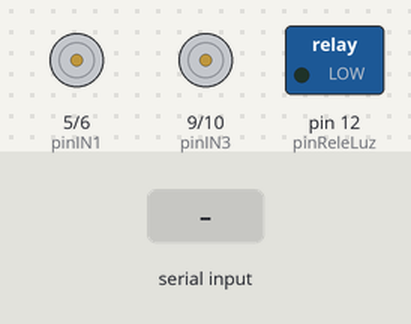
Simulated run of this sketch. Board: Arduino Uno, built with avr-gcc and run on an emulated ATmega328P. Parts: motor-driver pin pairs drawn as motors (green arrow = first pin HIGH = forward, orange = second pin HIGH = backward, longer = more drive), switched loads named in the sketch (green lamp = pin HIGH). Inputs (shaded band) come from the test bench.

Above: at 1.2 s.
1.3 s: "W" received over Serial
At 1.7 s:
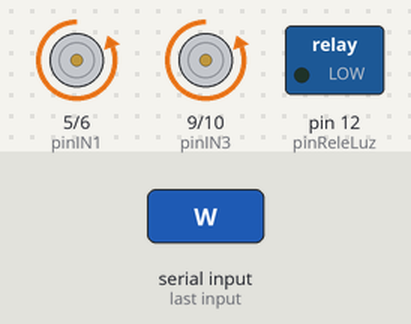
3.3 s: "R" received over Serial
At 3.7 s:
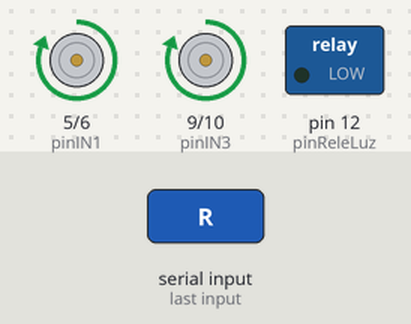
5.3 s: "A" received over Serial
At 5.7 s:
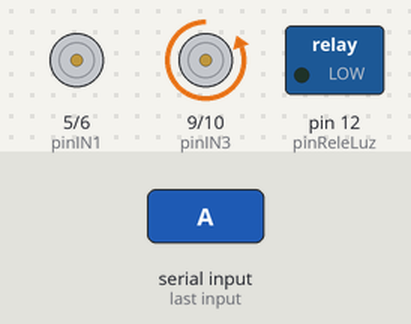
7.3 s: "D" received over Serial
At 7.6 s:
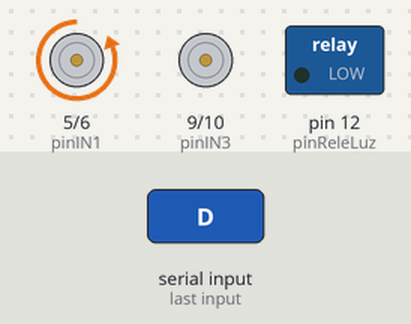
9.3 s: "L" received over Serial
At 10.3 s:
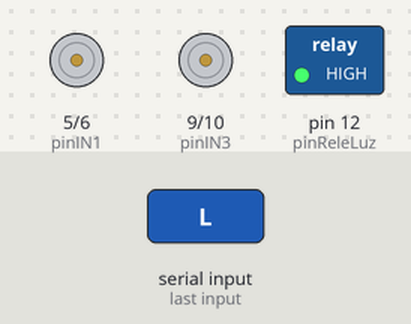
10.8 s: "W" received over Serial
At 11.2 s:
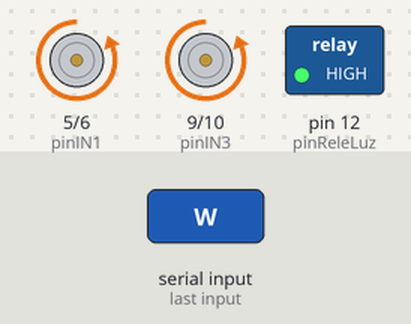
Timing chart, 0 to 13.8 s (numbered marks = the images above; inputs shaded):
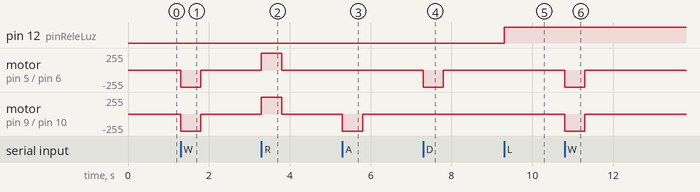

Measured:
- after the input at 1.3 s, motor on pin 5 (pinIN1) / pin 6 (pinIN2), motor on pin 9 (pinIN3) / pin 10 (pinIN4): stopped → backward 255/255 at once, → stopped 0.50 s later
- after the input at 3.3 s, motor on pin 5 (pinIN1) / pin 6 (pinIN2), motor on pin 9 (pinIN3) / pin 10 (pinIN4): stopped → forward 255/255 at once, → stopped 0.50 s later
- after the input at 5.3 s, motor on pin 9 (pinIN3) / pin 10 (pinIN4): stopped → backward 255/255 at once, → stopped 0.50 s later
- after the input at 7.3 s, motor on pin 5 (pinIN1) / pin 6 (pinIN2): stopped → backward 255/255 at once, → stopped 0.50 s later
- after the input at 9.3 s, pin 12 (pinReleLuz): LOW → HIGH at once
- after the input at 10.8 s, motor on pin 5 (pinIN1) / pin 6 (pinIN2), motor on pin 9 (pinIN3) / pin 10 (pinIN4): stopped → backward 255/255 at once, → stopped 0.50 s later

The sketch:

Sillodromo_MCU.ino
```cpp
// --- PINES PARA EL PUENTE H (Ej. L298N o BTS7960) ---
// Motor Izquierdo
const int pinIN1 = 5;
const int pinIN2 = 6;
// Motor Derecho
const int pinIN3 = 9;
const int pinIN4 = 10;

// --- PIN PARA DOMÓTICA ---
const int pinReleLuz = 12;

// --- VARIABLES DE ESTADO ---
bool estadoLuz = false;
unsigned long ultimoComando = 0; // Para el sistema de seguridad (Watchdog)
const int TIEMPO_MAXIMO_SIN_DATOS = 500; // Si pasan 500ms sin conexión, frena.

void setup() {
  Serial.begin(9600); // Misma velocidad que configuraste en hardware_serial.py

  pinMode(pinIN1, OUTPUT);
  pinMode(pinIN2, OUTPUT);
  pinMode(pinIN3, OUTPUT);
  pinMode(pinIN4, OUTPUT);
  pinMode(pinReleLuz, OUTPUT);

  apagarMotores();
  digitalWrite(pinReleLuz, LOW);
}

void loop() {
  // 1. LECTURA DE COMANDOS DESDE PYTHON
  if (Serial.available() > 0) {
    char comando = Serial.read();
    ultimoComando = millis(); // Resetea el temporizador de seguridad

    switch (comando) {
      case 'W': // Avanzar
        avanzar();
        break;
      case 'R': // Regresar (retroceder)
        retroceder();
        break;
      case 'S': // Detener (Paro de emergencia o soltar clic)
        apagarMotores();
        break;
      case 'A': // Girar Izquierda
        girarIzquierda();
        break;
      case 'D': // Girar Derecha
        girarDerecha();
        break;
      case 'L': // Alternar Luz
        estadoLuz = !estadoLuz;
        digitalWrite(pinReleLuz, estadoLuz ? HIGH : LOW);
        break;
    }
  }

  // 2. SISTEMA DE SEGURIDAD (WATCHDOG)
  // Si la comunicación con la laptop se pierde, detiene la silla de inmediato.
  if (millis() - ultimoComando > TIEMPO_MAXIMO_SIN_DATOS) {
    apagarMotores();
  }
}

// --- PRIMITIVAS POR MOTOR ---
// IMPORTANTE: con el cableado reportado, el patrón HIGH/LOW que antes se
// usaba para "avanzar" hacía que la silla completa fuera hacia atrás con
// cualquier botón. Eso indica polaridad invertida en el cableado del motor
// (no una confusión de letras), así que aquí se invirtió el patrón de
// "adelante"/"atrás" por motor. Verifica con las ruedas levantadas del piso
// antes de usarla con alguien sentado.

void motorIzquierdoAdelante() { digitalWrite(pinIN1, LOW);  digitalWrite(pinIN2, HIGH); }
void motorIzquierdoAtras()    { digitalWrite(pinIN1, HIGH); digitalWrite(pinIN2, LOW);  }
void motorIzquierdoParar()    { digitalWrite(pinIN1, LOW);  digitalWrite(pinIN2, LOW);  }

void motorDerechoAdelante() { digitalWrite(pinIN3, LOW);  digitalWrite(pinIN4, HIGH); }
void motorDerechoAtras()    { digitalWrite(pinIN3, HIGH); digitalWrite(pinIN4, LOW);  }
void motorDerechoParar()    { digitalWrite(pinIN3, LOW);  digitalWrite(pinIN4, LOW);  }

// --- FUNCIONES DE MOVIMIENTO ---

void avanzar() {
  motorIzquierdoAdelante();
  motorDerechoAdelante();
}

void retroceder() {
  motorIzquierdoAtras();
  motorDerechoAtras();
}

void apagarMotores() {
  motorIzquierdoParar();
  motorDerechoParar();
}

void girarIzquierda() {
  motorIzquierdoParar();    // rueda izquierda se detiene
  motorDerechoAdelante();   // rueda derecha empuja hacia adelante
}

void girarDerecha() {
  motorIzquierdoAdelante(); // rueda izquierda empuja hacia adelante
  motorDerechoParar();      // rueda derecha se detiene
}
```
